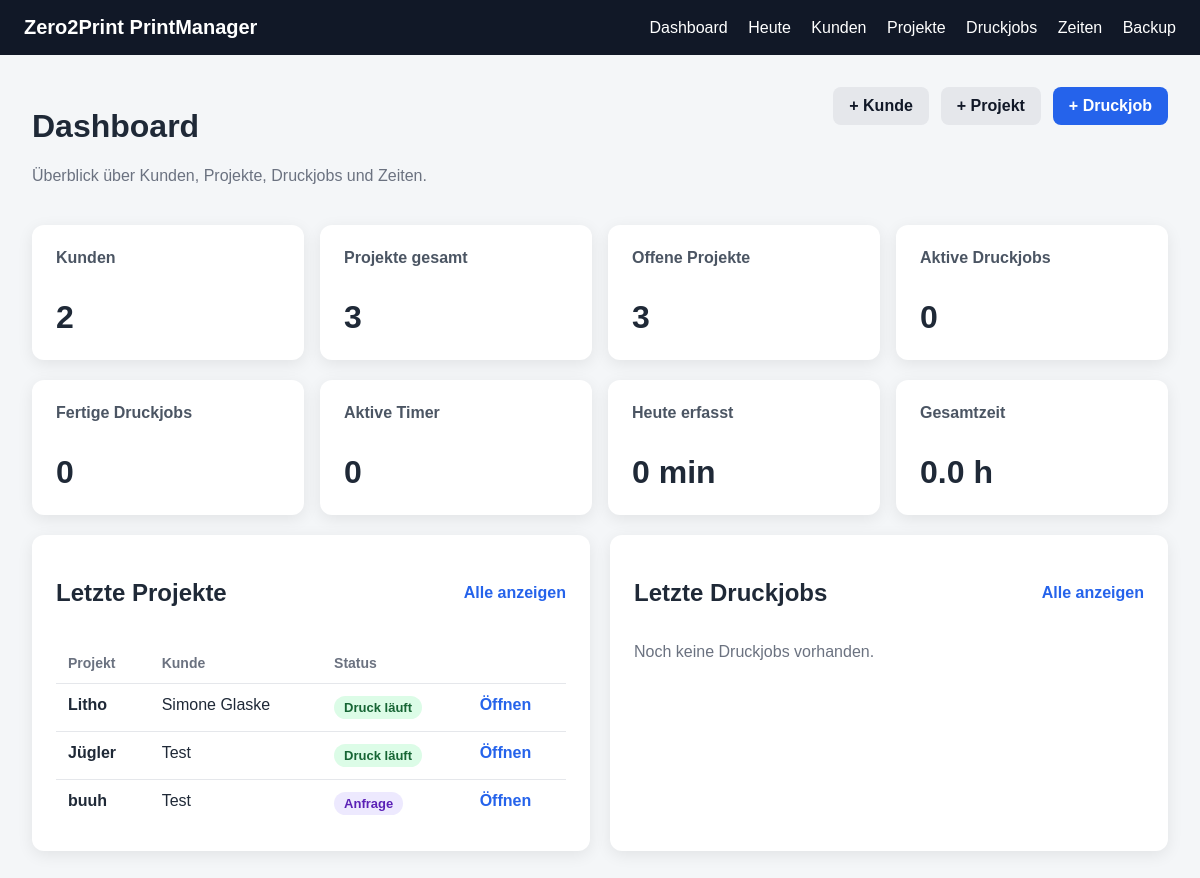
Page /dashboard on the earlier database version.
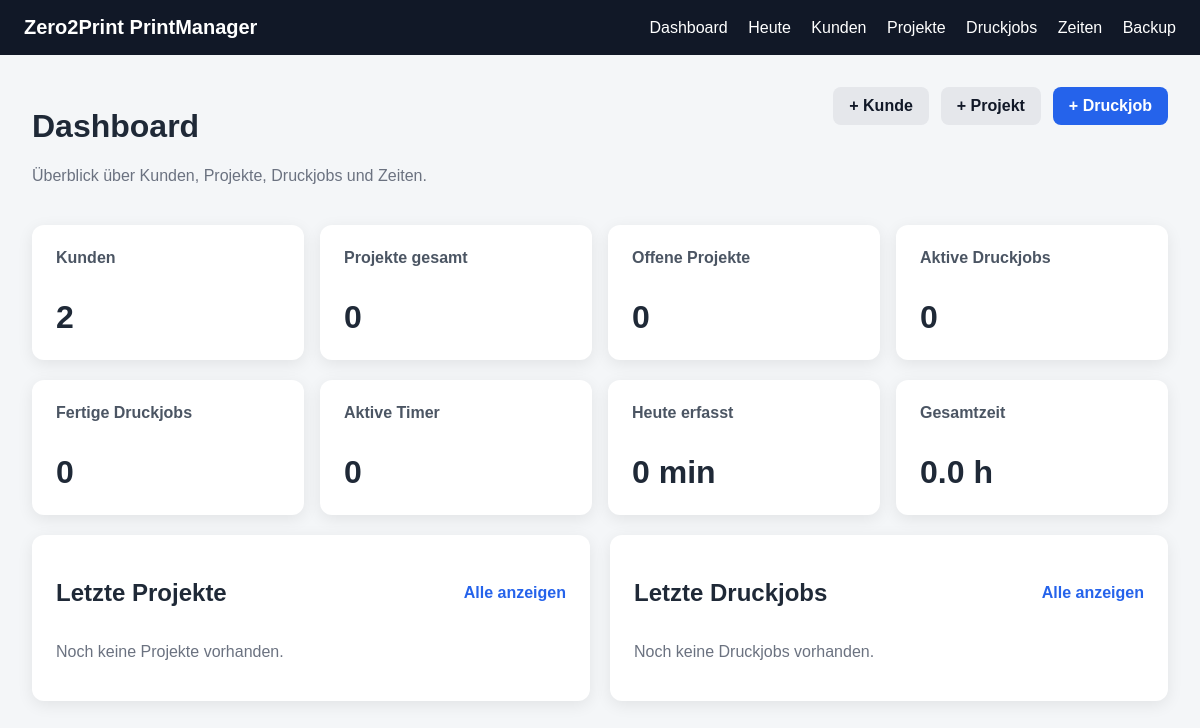
Same page on the later database version.
### app/models.py (models this page shows)
class Project(Base):
    __tablename__ = "projects"
    id = Column(Integer, primary_key=True, index=True)
    customer_id = Column(Integer, ForeignKey("customers.id"), nullable=False)
    name = Column(String, nullable=False)
    description = Column(Text, nullable=True)
    status = Column(String, default="Anfrage")
    deadline = Column(String, nullable=True)
    note = Column(Text, nullable=True)
    created_at = Column(DateTime, default=datetime.utcnow)
    customer = relationship("Customer", back_populates="projects")
    files = relationship(
        "ProjectFile",
        back_populates="project",
        cascade="all, delete-orphan"
    )
    print_jobs = relationship(
        "PrintJob",
        back_populates="project",
        cascade="all, delete-orphan"
    )
    time_entries = relationship(
        "TimeEntry",
        back_populates="project",
        cascade="all, delete-orphan"
    )

class Customer(Base):
    __tablename__ = "customers"
    id = Column(Integer, primary_key=True, index=True)
    name = Column(String, nullable=False)
    email = Column(String, nullable=True)
    phone = Column(String, nullable=True)
    note = Column(Text, nullable=True)
    created_at = Column(DateTime, default=datetime.utcnow)
    projects = relationship(
        "Project",
        back_populates="customer",
        cascade="all, delete-orphan"
    )

### app/main.py (the view)
@app.get("/dashboard")
def dashboard(request: Request, db: Session = Depends(get_db)):
    customers_count = db.query(Customer).count()
    projects_count = db.query(Project).count()
    open_projects_count = (
        db.query(Project)
        .filter(Project.status.notin_(["Fertig", "Archiviert"]))
        .count()
    )
    active_jobs_count = (
        db.query(PrintJob)
        .filter(PrintJob.status.in_(["Bereit zum Druck", "Druck läuft", "Nacharbeit"]))
        .count()
    )
    finished_jobs_count = (
        db.query(PrintJob)
        .filter(PrintJob.status.in_(["Druck fertig", "Erledigt"]))
        .count()
    )
    active_timers_count = (
        db.query(TimeEntry)
        .filter(TimeEntry.start_time.isnot(None))
        .filter(TimeEntry.end_time.is_(None))
        .count()
    )
    today_date = date.today()
    all_time_entries = db.query(TimeEntry).all()
    today_minutes = 0
    total_minutes = 0
    for entry in all_time_entries:
        if entry.duration_minutes:
            total_minutes += entry.duration_minutes
            if entry.created_at and entry.created_at.date() == today_date:
                today_minutes += entry.duration_minutes
    latest_projects = (
        db.query(Project)
        .order_by(Project.created_at.desc())
        .limit(5)
        .all()
    )
    latest_jobs = (
        db.query(PrintJob)
        .order_by(PrintJob.created_at.desc())
        .limit(5)
        .all()
    )
    active_timers = (
        db.query(TimeEntry)
        .filter(TimeEntry.start_time.isnot(None))
        .filter(TimeEntry.end_time.is_(None))
        .order_by(TimeEntry.start_time.desc())
        .limit(5)
        .all()
    )
    return templates.TemplateResponse(
        request=request,
        name="dashboard.html",
        context={
            "title": "Dashboard",
            "customers_count": customers_count,
            "projects_count": projects_count,
            "open_projects_count": open_projects_count,
            "active_jobs_count": active_jobs_count,
            "finished_jobs_count": finished_jobs_count,
            "active_timers_count": active_timers_count,
            "today_minutes": today_minutes,
            "total_minutes": total_minutes,
            "latest_projects": latest_projects,
            "latest_jobs": latest_jobs,
            "active_timers": active_timers,
            "now": datetime.now(),
        }
    )

### app/templates/dashboard.html (shortened to what this page needs)
{% extends "base.html" %}
{% block content %}
<div class="page-header">
    <div>
        <h1>Dashboard</h1>
        <p class="muted">Überblick über Kunden, Projekte, Druckjobs und Zeiten.</p>
    </div>
    <div class="header-actions">
        <a class="btn-secondary" href="/customers/new">+ Kunde</a>
        <a class="btn-secondary" href="/projects/new">+ Projekt</a>
        <a class="btn" href="/jobs/new">+ Druckjob</a>
    </div>
</div>
<div class="cards">
    <div class="card">
        <h2>Kunden</h2>
        <p>{{ customers_count }}</p>
    </div>
    <div class="card">
        <h2>Projekte gesamt</h2>
        <p>{{ projects_count }}</p>
    </div>
    <div class="card">
        <h2>Offene Projekte</h2>
        <p>{{ open_projects_count }}</p>
    </div>
    <div class="card">
        <h2>Aktive Druckjobs</h2>
        <p>{{ active_jobs_count }}</p>
    </div>
</div>
<div class="cards mt">
    <div class="card">
        <h2>Fertige Druckjobs</h2>
        <p>{{ finished_jobs_count }}</p>
    </div>
    <div class="card">
        <h2>Aktive Timer</h2>
        <p>{{ active_timers_count }}</p>
    </div>
    <div class="card">
        <h2>Heute erfasst</h2>
        <p>{{ today_minutes }} min</p>
    </div>
    <div class="card">
        <h2>Gesamtzeit</h2>
        <p>{{ "%.1f"|format(total_minutes / 60) }} h</p>
    </div>
</div>
<div class="dashboard-grid mt">
    <div class="page-card">
        <div class="section-header">
            <h2>Letzte Projekte</h2>
            <a class="link-btn" href="/projects">Alle anzeigen</a>
        </div>
        {% if latest_projects %}
        <table>
            <thead>
                <tr>
                    <th>Projekt</th>
                    <th>Kunde</th>
                    <th>Status</th>
                    <th></th>
                </tr>
            </thead>
            <tbody>
                {% for project in latest_projects %}
                <tr>
                    <td><strong>{{ project.name }}</strong></td>
                    <td>{{ project.customer.name }}</td>
                    <td>
                        <span class="status-pill {{ status_class(project.status) }}">
                            {{ project.status }}
                        </span>
                    </td>
                    <td>
                        <a class="link-btn" href="/projects/{{ project.id }}">Öffnen</a>
                    </td>
                </tr>
                {% endfor %}
            </tbody>
        </table>
        {% else %}
        <p class="muted">Noch keine Projekte vorhanden.</p>
        {% endif %}
    </div>
    <div class="page-card">
        <div class="section-header">
            <h2>Letzte Druckjobs</h2>
            <a class="link-btn" href="/jobs">Alle anzeigen</a>
        </div>
        {% if latest_jobs %}
        <table>
            <thead>
                <tr>
                    <th>Job</th>
                    <th>Projekt</th>
                    <th>Status</th>
                    <th></th>
                </tr>
            </thead>
            <tbody>
                {% for job in latest_jobs %}
                <tr>
                    <td><strong>DJ-{{ "%04d"|format(job.id) }}</strong></td>
                    <td>{{ job.project.name }}</td>
                    <td>
                        <span class="status-pill {{ status_class(job.status) }}">
                            {{ job.status }}
                        </span>
                    </td>
                    <td>
                        <a class="link-btn" href="/jobs/{{ job.id }}">Öffnen</a>
                    </td>
                </tr>
                {% endfor %}
            </tbody>
        </table>
        {% else %}
        <p class="muted">Noch keine Druckjobs vorhanden.</p>
        {% endif %}
    </div>
</div>
{% endblock %}

Differences in the rows shown:
removed Project: name "Litho", customer.name "Simone Glaske", status "Druck läuft"
removed Project: name "Jügler", customer.name "Test", status "Druck läuft"
removed Project: name "buuh", customer.name "Test", status "Anfrage"
Other differences:
{{ projects_count }}: "3" → "0"
{{ open_projects_count }}: "3" → "0"
text no longer shown: "Projekt Kunde Status"
text now shown: "Noch keine Projekte vorhanden."
